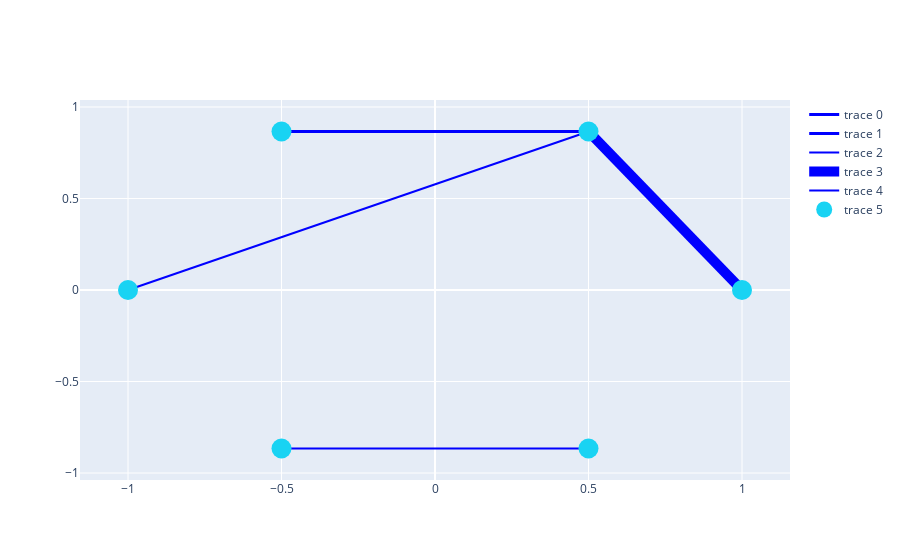

This figure's notebook cell:
### Markdown cell above
# Chord diagram

### Code cell
positions = u.groupby('region').head(1)[['latitude', 'longitude']]
nodes = pgo.Scatter(x=positions['latitude'], y=positions['longitude'], mode='markers')


d = gaps.groupby(['region_origin', 'region_destination']).size()
d = d[d > 1].reset_index()

labels = pd.concat([d['region_origin'], d['region_destination']]).unique()
regions = pd.DataFrame(index=labels)
p = np.linspace(0, 2*np.pi, regions.shape[0]+1)
p = p[:-1]
regions = regions.assign(
    x = np.cos(p),
    y = np.sin(p),
)

d = d.merge(regions, left_on='region_origin', right_index=True)
d = d.merge(regions, left_on='region_destination', right_index=True, suffixes=('_origin', '_destination'))

nodes = pgo.Scatter(
    x=regions['x'], 
    y=regions['y'], 
    mode='markers',
    marker=dict(size=20),
    text=regions.index
)
lines = []
for _, r in d.iterrows():
    lines.append(pgo.Scatter(
        x=[r['x_origin'], r['x_destination']],
        y=[r['y_origin'], r['y_destination']],
        mode='lines',
        line=dict(
            shape='spline',
            width=r[0],
            color='blue',
            smoothing=0,
        )
    ))
                 
pgo.Figure(
    data=lines+[nodes],
)

### Figure 1 — Plotly figure (JSON) as saved in the notebook; plotly's stock layout.template omitted (floating-point values rounded to 4 significant figures)
{"data": [{"line": {"color": "blue", "shape": "spline", "smoothing": 0, "width": 3}, "mode": "lines", "type": "scatter", "x": [1, 0.5], "y": [0, 0.866]}, {"line": {"color": "blue", "shape": "spline", "smoothing": 0, "width": 3}, "mode": "lines", "type": "scatter", "x": [-0.5, 0.5], "y": [0.866, 0.866]}, {"line": {"color": "blue", "shape": "spline", "smoothing": 0, "width": 2}, "mode": "lines", "type": "scatter", "x": [-1, 0.5], "y": [1.225e-16, 0.866]}, {"line": {"color": "blue", "shape": "spline", "smoothing": 0, "width": 10}, "mode": "lines", "type": "scatter", "x": [0.5, 1], "y": [0.866, 0]}, {"line": {"color": "blue", "shape": "spline", "smoothing": 0, "width": 2}, "mode": "lines", "type": "scatter", "x": [-0.5, 0.5], "y": [-0.866, -0.866]}, {"marker": {"size": 20}, "mode": "markers", "text": [56, 57, 95, 117, 187, 150], "type": "scatter", "x": [1, 0.5, -0.5, -1, -0.5, 0.5], "y": [0, 0.866, 0.866, 1.225e-16, -0.866, -0.866]}], "layout": {}}
